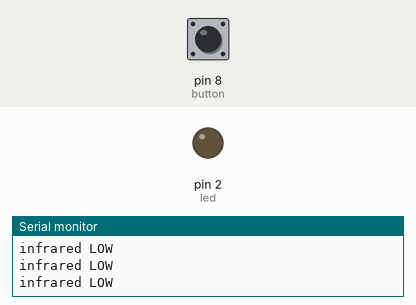
Recording of a sketch running on a simulated Arduino Uno, built with avr-gcc and run on an emulated ATmega328P. On the bench: output pins drawn as LEDs (lit = HIGH), the last lines printed to the serial monitor. Dashed ring = blinking. The test bench sets the inputs (shaded band); at power-on: pin 8 (button) LOW.

Above: at 1.2 s.
1.3 s: pin 8 (button) pulled HIGH for 0.15 s
At 1.38 s:
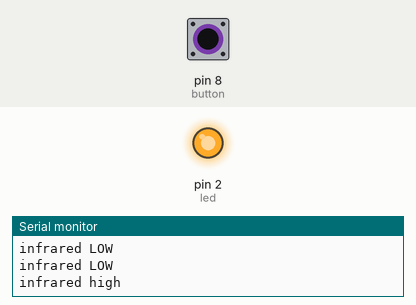
2.9 s: pin 8 (button) pulled HIGH for 1 s
At 4.6 s:
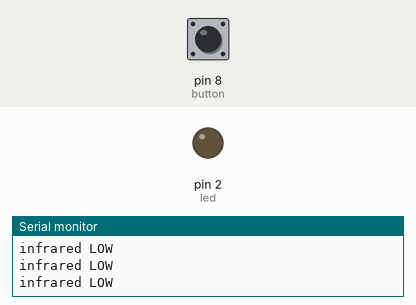
6.9 s: pin 8 (button) pulsed HIGH 2 times (0.12 s each, 0.3 s apart)
At 7.27 s:
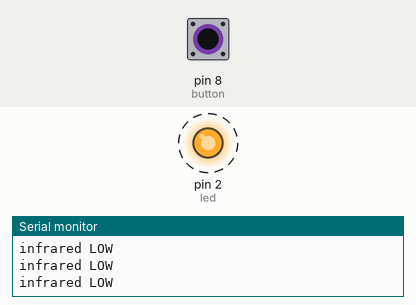
10.5 s: pin 8 (button) pulled HIGH for 3.2 s
At 11.9 s:
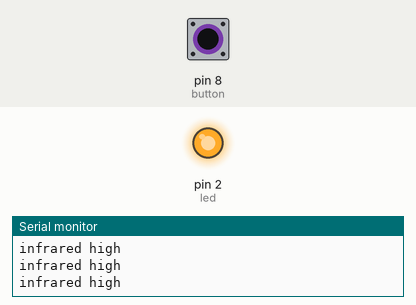
15.2 s: pin 8 (button) driven HIGH
At 16.6 s:
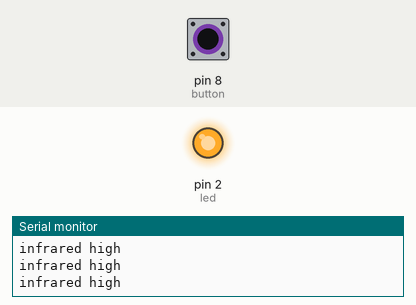
18.2 s: pin 8 (button) driven LOW
At 18.7 s:
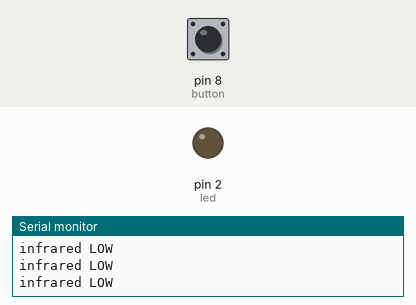
Timing chart, 0 to 21.2 s (numbered marks = the images above; inputs shaded):
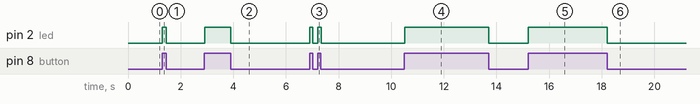

Measured:
- after the input at 1.3 s, pin 2 (led): LOW → HIGH at once, → LOW 0.16 s later
- after the input at 2.9 s, pin 2 (led): LOW → HIGH at once, → LOW 1.0 s later
- after the input at 6.9 s, pin 2 (led): alternates HIGH for 0.12 s and LOW for 0.19 s, 4 changes in all, then stays LOW, starting at once
- after the input at 10.5 s, pin 2 (led): LOW → HIGH at once, → LOW 3.2 s later
- after the input at 15.2 s, pin 2 (led): LOW → HIGH at once
- after the input at 18.2 s, pin 2 (led): HIGH → LOW at once

The sketch:

Daffa_latihan_esp_button.ino
```cpp
/*
  Nama    : Daffa Faturrahman
  Kelas   : A
  Project : 4 Push Button Led
  Date    : 1 Agustus 2020
 */


#define led 2
#define button 8
int state = 0;

void setup() {
  Serial.begin(9600);
 pinMode(led,OUTPUT);
 pinMode(button,INPUT);
}

void loop() {
 state = digitalRead(button);
 if(state ==HIGH){
  digitalWrite(led,1);
  Serial.println("infrared high");
 }
 else{
  digitalWrite(led,0);
  Serial.println("infrared LOW");
 }
}
```
